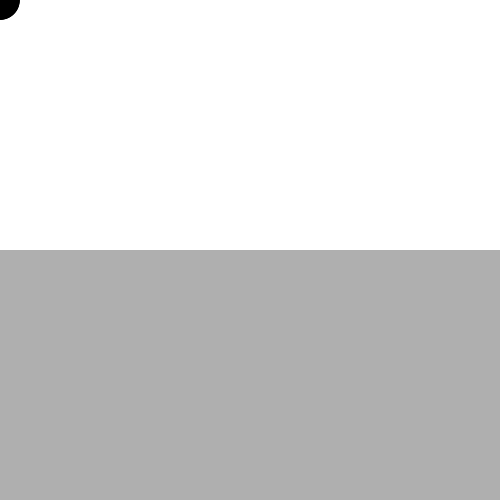
Frame 1 (no input)
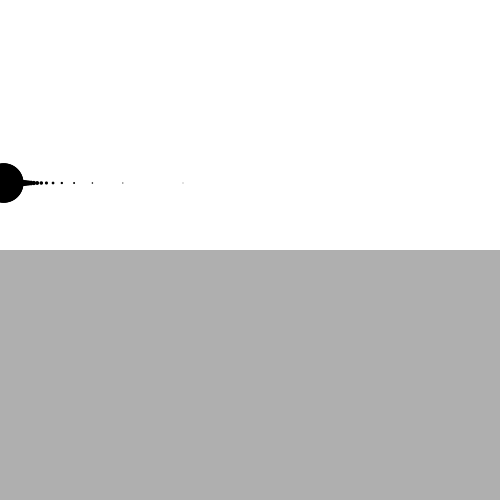
Frame 60 (the mouse pressed at the canvas centre just before this capture)
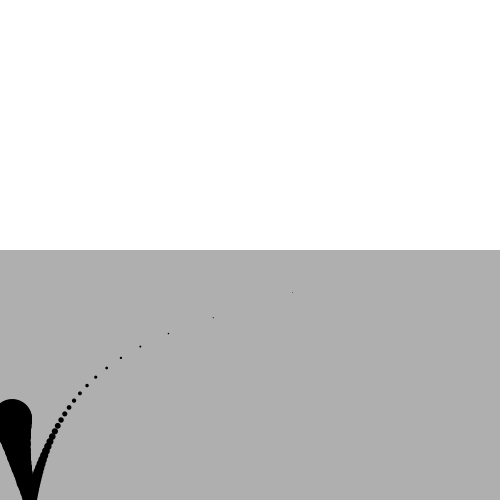
Frame 120 (the mouse held since frame 60 and released just before this capture)

The Processing sketch that drew these frames (run headless with seeded random() and noise(); from frame 60 on, the mouse is pressed at the canvas centre):

// Processing sketch: forcesDragInFluid
// ── forcesDragInFluid.pde
class Mover {
  PVector location;
  PVector velocity;
  PVector acceleration;
  
  float mass;
  Mover(float m, float x, float y) {
    location = new PVector(x, y);
    velocity = new PVector(0, 0);
    acceleration = new PVector(0, 0);
    
    mass = m;
  }
  
  void update() {
    velocity.add(acceleration);
    location.add(velocity);
    acceleration.mult(0);
  }
  
  void display() {
    noStroke();
    fill(0);
    ellipse(location.x, location.y, mass*8, mass*8);
  }
  
  void checkEdges() {
    // if a mover hits the edges of the width, reverse it's direction (via velocity) and place it at the width
    // same for the other edge
    if (location.x > width) {
      location.x = width;
      velocity.x *= -1;
    }
    else if (location.x < 0) {
      location.x = 0;
      velocity.x *= -1;
    }
    
    // mover will reverse direction and 'bounce' off the floor as well
    if (location.y > height) {
      location.y = height;
      velocity.y *= -1;
    }
  }
  
  void applyForce(PVector force) {
    PVector f = PVector.div(force, mass);
    acceleration.add(f);
  }
  
  boolean isInsideLiquid(Liquid l) {
    if (location.x>l.x && location.x<l.x+l.w && location.y > l.y && location.y < l.y + l.h) return true;
    else return false;
  }
  
  void drag(Liquid l) {
    float speed = velocity.mag();
    float dragMag = l.c * speed * speed;
    
    PVector drag = velocity.get();
    drag.mult(-1);
    drag.normalize();
    drag.mult(dragMag);
    
    applyForce(drag);
  }
}

class Liquid {
  // dimensions
  float x, y, w, h;
  // coefficient of drag
  float c;
  
  Liquid(float x_, float y_, float w_, float h_, float c_) {
    x = x_;
    y = y_;
    w = w_;
    h = h_;
    c = c_;
  }
  
  void display() {
    noStroke();
    fill(175);
    rect(x, y, w, h);
  }
}

Mover[] movers = new Mover[100];
Liquid liquid;

void setup() {
  size(500, 500);
  background(255);
  
  // Create 100 moving balls
  for (int i = 0; i < movers.length; i++) {
    movers[i] = new Mover(map(i, 0, movers.length, 0.1, 5), 0, 0);
  }
  
  // Set up a liquid area to test drag forces in
  liquid = new Liquid(0, height/2, width, height/2, 0.01);
}

void draw() {
  background(255);
  liquid.display();
  
  for (int i = 0; i < movers.length; i++) {
    PVector wind = new PVector(0.01, 0);
    float m = movers[i].mass;
    PVector gravity = new PVector(0, 0.1*m);
    
    //friction
    if (movers[i].isInsideLiquid(liquid)) movers[i].drag(liquid);
    
    movers[i].applyForce(wind);
    movers[i].applyForce(gravity);
    
    movers[i].update();
    movers[i].checkEdges();
    movers[i].display();
  }
}
